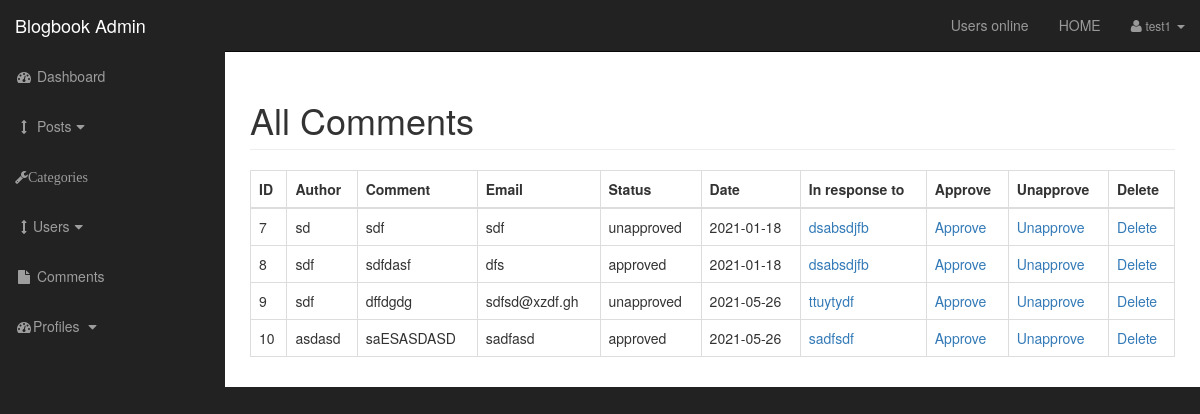
Screenshot of /admin/comments.php (signed in) with the database file from the repository.
### tables this page shows
CREATE TABLE `comments` (
  `comment_id` int(3) NOT NULL,
  `comment_post_id` int(3) NOT NULL,
  `comment_author` varchar(255) NOT NULL,
  `comment_email` varchar(255) NOT NULL,
  `comment_content` text NOT NULL,
  `comment_status` varchar(255) NOT NULL,
  `comment_date` date NOT NULL
);

CREATE TABLE `posts` (
  `post_id` int(3) NOT NULL,
  `post_category_id` int(3) NOT NULL,
  `post_title` varchar(255) NOT NULL,
  `post_author` varchar(255) NOT NULL,
  `author_id` int(255) NOT NULL,
  `post_date` date NOT NULL,
  `post_image` text NOT NULL,
  `post_content` mediumtext NOT NULL,
  `post_tags` varchar(255) NOT NULL,
  `post_comment_count` int(255) NOT NULL,
  `post_status` varchar(255) NOT NULL DEFAULT 'draft',
  `post_views_count` int(255) NOT NULL
);

### admin/includes/view_all_comments.php (the view, shortened to what this page needs)
   <table class="table table-bordered table-hover">
       <thead>
           <tr>
               <th>ID</th>
               <th>Author</th>
               <th>Comment</th>
               <th>Email</th>
               <th>Status</th>
               <th>Date</th>
               <th>In response to</th>
               <th>Approve</th>
               <th>Unapprove</th>
               <th>Delete</th>
           </tr>
       </thead>
       <tbody>
           <?php
 $query="SELECT * FROM comments";
                            $select_comments=mysqli_query($connection,$query);
                            while($row=mysqli_fetch_assoc($select_comments)){
                                 $comment_id=$row['comment_id'];
                                 $comment_post_id=$row['comment_post_id'];
                                 $comment_author=$row['comment_author'];
                                $comment_content=$row['comment_content'];
                                $comment_email=$row['comment_email'];
                                 $comment_date=$row['comment_date'];
                                 $comment_status=$row['comment_status'];
                                echo "<tr>
                                 <td>{$comment_id}</td>
                                   <td>{$comment_author}</td>
                                   <td>{$comment_content}</td>";
                                  echo"
                                   <td>{$comment_email}</td>
                                   <td>{$comment_status}</td>";
                                   echo "<td>{$comment_date} </td>";
                                $query="SELECT * FROM posts WHERE post_id=$comment_post_id ";
                                $select_post_id_query= mysqli_query($connection,$query);
                                while($row=mysqli_fetch_assoc($select_post_id_query)){
                                    $post_id=$row['post_id'];
                                    $post_title=$row['post_title'];
                                    $author_id=$row['author_id'];
                                   echo "<td><a href='../post.php?p_id=$post_id'>{$post_title }</a></td>";
                                }
                                   $user_role =$_SESSION['user_role'];
                                 $user_id=$_SESSION['user_id'];
            if($user_role=='admin'||$user_id==$author_id){
                                   echo "
                                   <td><a href='comments.php?approve=$comment_id'>Approve</a> </td>
                                    <td><a href='comments.php?unapprove=$comment_id'>Unapprove</a> </td>
                                   <td><a href='comments.php?delete=$comment_id'>Delete</a> </td>";
            }else{
            echo "<td>Approve </td>
                                    <td>Unapprove </td>
                                   <td>Delete </td>";
            };
                           echo" </tr>
                            ";
                            }
?>
       </tbody>
   </table>

### admin/css/sb-admin.css (style rules this page uses)
body { margin-top: 100px; background-color: #222; }
@media (min-width: 768px) { body { margin-top: 50px; } }

### rows the page displays
comments: comment_id "7", comment_author "sd", comment_content "sdf", comment_email "sdf", comment_status "unapproved", comment_date "2021-01-18"
posts: post_title "dsabsdjfb"
comments: comment_id "8", comment_author "sdf", comment_content "sdfdasf", comment_email "dfs", comment_status "approved", comment_date "2021-01-18"
comments: comment_id "9", comment_author "sdf", comment_content "dffdgdg", comment_email "sdfsd@xzdf.gh", comment_status "unapproved", comment_date "2021-05-26"
posts: post_title "ttuytydf"
comments: comment_id "10", comment_author "asdasd", comment_content "saESASDASD", comment_email "sadfasd", comment_status "approved", comment_date "2021-05-26"
posts: post_title "sadfsdf"

### other values shown
$_SESSION['username'] "test1"
